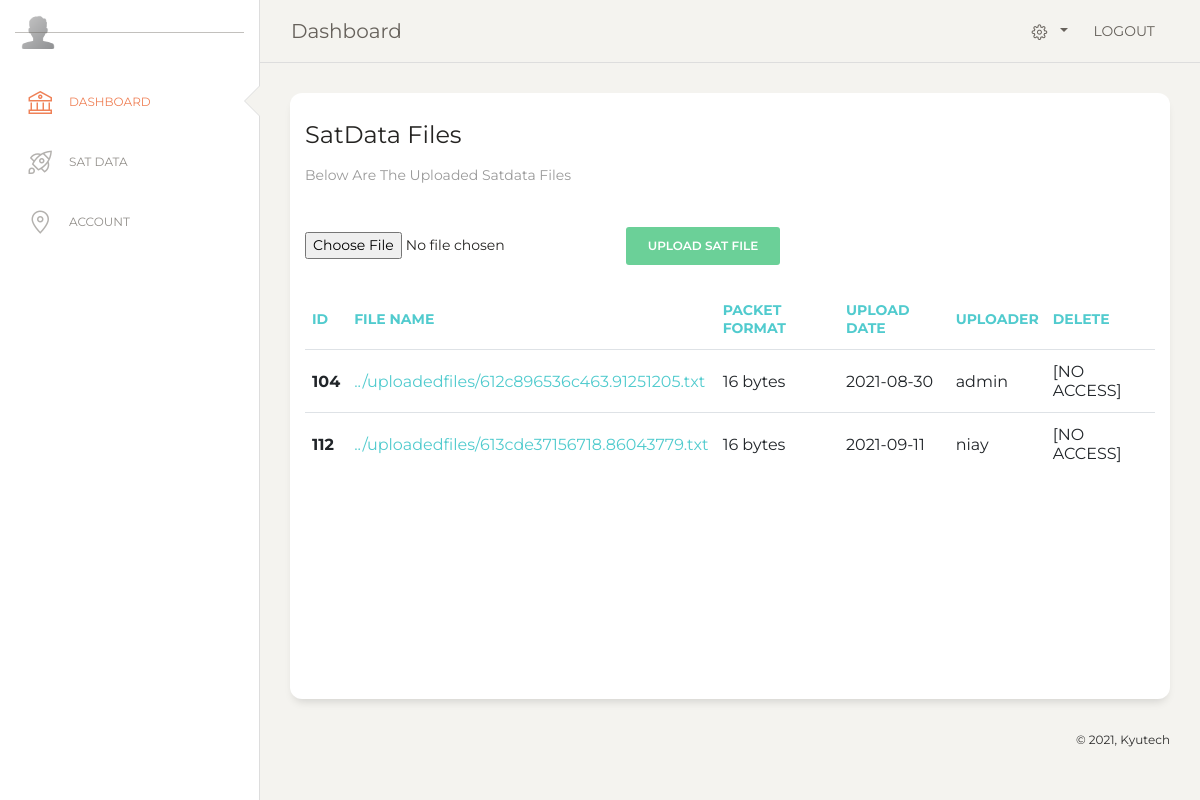
The page /pages/dashboard.php (signed in) on the database its author committed.
### tables this page shows
CREATE TABLE `satdatameta` (
  `idSatDataMeta` int(11) NOT NULL,
  `fileNameSatDataMeta` varchar(255) NOT NULL,
  `fileSatDataMeta` longblob NOT NULL,
  `formatSatDataMeta` tinytext NOT NULL,
  `dateUploadedSatDataMeta` date NOT NULL,
  `uploaderSatDataMeta` int(11) NOT NULL
);

CREATE TABLE `users` (
  `idUsers` int(11) NOT NULL,
  `usernameUsers` tinytext NOT NULL,
  `emailUsers` tinytext NOT NULL,
  `passwordUsers` varchar(255) NOT NULL,
  `countryUsers` tinytext NOT NULL,
  `contactUsers` tinytext NOT NULL,
  `permissionsUsers` text NOT NULL DEFAULT 'Regular User'
);

### includes/classautoloader.inc.php (called while the page is built, shortened)
<?php
function myAutoLoader($className) {
    $url = $_SERVER['HTTP_HOST'].$_SERVER['REQUEST_URI'];
    if (strpos($url,'../includes') !== false) {
        $path = '.../classes/';
    } else {
        $path = '../classes/';
    }
    $extension = '.class.php';
}

### classes/dbh.class.php (called while the page is built, shortened)
<?php
 class Dbh {
     private $host = 'localhost';
     private $user = 'root';
     private $pwd = '';
     private $dbName = 'satdata';
     protected function connect() {
         $dsn = 'mysql:host='. $this->host .';dbname=' . $this->dbName;
         $pdo = new PDO($dsn,$this->user,$this->pwd);
         $pdo->setAttribute(PDO::ATTR_DEFAULT_FETCH_MODE,PDO::FETCH_ASSOC);
         return $pdo;
     }
 }

### classes/satdata.class.php (called while the page is built, shortened)
<?php
class SatData extends Dbh {
    protected function getAllFiles() {
        $sql = "SELECT * FROM satdatameta";
        $stmt = $this->connect()->prepare($sql);
        $stmt->execute();
        $results = $stmt->fetchAll();
        return $results;
    }
}

### classes/satdataview.class.php (called while the page is built, shortened)
<?php
class SatDataView extends SatData {
    public function showAllFiles() {
        $results = $this->getAllFiles();
        return $results;
    }
}

### classes/users.class.php (called while the page is built, shortened)
<?php
class Users extends Dbh {
    protected function getOneUser($id) {
        $sql = "SELECT * FROM users WHERE idUsers = ?";
        $stmt = $this->connect()->prepare($sql);
        $stmt->execute([$id]);
        $results = $stmt->fetchAll();
        return $results;
    }
}

### classes/usersview.class.php (called while the page is built, shortened)
<?php
class UsersView extends Users {
    public function showOneUser($fileId) {
        $results = $this->getOneUser($fileId);
        return $results;
    }
}

### pages/dashboard.php (the view, shortened to what this page needs)
<?php
  include "header.php";
?>
<div class="sidebar-wrapper">
  <ul class="nav">
    <li class="active ">
      <a href="dashboard.php">
        <i class="nc-icon nc-bank"></i>
        <p>Dashboard</p>
      </a>
    </li>
    <li>
      <a href="satdata.php?query=default">
        <i class="nc-icon nc-spaceship"></i>
        <p>Sat Data</p>
      </a>
    </li>
    <li>
      <a href="account.php">
        <i class="nc-icon nc-pin-3"></i>
        <p>Account</p>
      </a>
    </li>
  </ul>
</div>
</div>
<div class="main-panel" style="height: 100vh;">
  <nav class="navbar navbar-expand-lg navbar-absolute fixed-top navbar-transparent">
    <div class="container-fluid">
      <div class="navbar-wrapper">
        <a class="navbar-brand" href="javascript:;">Dashboard</a>
      </div>
      <div class="collapse navbar-collapse justify-content-end" id="navigation">
        <ul class="navbar-nav">
          <li class="nav-item btn-rotate dropdown">
            <a class="nav-link dropdown-toggle" id="navbarDropdownMenuLink"
              data-toggle="dropdown" aria-haspopup="true" aria-expanded="false">
              <i class="nc-icon nc-settings-gear-65"></i>
            </a>
          </li>
          <li class="nav-item">
            <a href="../includes/logout.inc.php" class="nav-link btn-rotate">
              LOGOUT
            </a>
          </li>
        </ul>
      </div>
    </div>
  </nav>
  <div class="content">
    <div class="row">
      <div class="col-md-12">
        <div class="card">
          <div class="card-header">
            <h4 class="card-title"> SatData Files </h4>
            <p class="card-category"> Below are the uploaded satdata files</p>
          </div>
          <div class="card-body">
            <form class="form-horizontal" action="../includes/uploadfile.inc.php" method="POST" enctype="multipart/form-data">
              <input type="file" name="satfile">
              <button type="submit" class="btn btn-success" name="upload-button">Upload Sat File</button>
            </form>
            <div class="table-responsive scrollable">
              <table class="table">
                <thead class=" text-primary">
                  <tr>
                    <th scope="col">ID</th>
                    <th scope="col">File Name</th>
                    <th scope="col">Packet Format</th>
                    <th scope="col">Upload Date</th>
                    <th scope="col">Uploader</th>
                    <th scope="col">Delete</th>
                  </tr>
                </thead>
                <tbody>
                  <?php
                    $showAllFilesObj = new SatDataView();
                    $resultFile = $showAllFilesObj -> showAllFiles();
                    foreach ($resultFile as $rowFile){
                        $idFile = $rowFile['idSatDataMeta'];
                        $nameFile = $rowFile['fileNameSatDataMeta'];
                        $dateFile = $rowFile['dateUploadedSatDataMeta'];
                        $uploaderFile = $rowFile['uploaderSatDataMeta'];
                        $formatFile = $rowFile ['formatSatDataMeta'];
                        $showUploaderObj = new UsersView();
                        $resultUploader = $showUploaderObj -> showOneUser($uploaderFile);
                        $uploader = $resultUploader[0]['usernameUsers'];
                        echo '
                        <tr>
                          <th scope="row">'.$idFile.'</th>
                          <td><a target="_blank" href=../includes/viewfile.inc.php?fileid='.$idFile.'>'.$nameFile.'</a></td>
                          <td>'.$formatFile .' bytes</td>
                          <td>'.$dateFile.'</td>
                          <td>'.$uploader.'</td>
                          <td>';
                        if ($_SESSION['userPermission'] != 'Admin') {
                          echo '
                            [NO ACCESS]
                          </td>
                          </tr>
                          ';
                        }
                    }
                  ?>
                </tbody>
              </table>
            </div>
          </div>
        </div>
      </div>
      <?php
  include "footer.php";

### assets/css/stylesheet.css (style rules this page uses)
html { background-color: #f1f1f1; font-family: "Montserrat"; }
body { margin: 0; padding: 0; }
.scrollable { height: 400px; overflow: scroll; }

### rows shown on the page
satdatameta: idSatDataMeta "104", fileNameSatDataMeta "../uploadedfiles/612c896536c463.91251205.txt", formatSatDataMeta "16", dateUploadedSatDataMeta "2021-08-30", users.usernameUsers "admin"
satdatameta: idSatDataMeta "112", fileNameSatDataMeta "../uploadedfiles/613cde37156718.86043779.txt", formatSatDataMeta "16", dateUploadedSatDataMeta "2021-09-11", users.usernameUsers "niay"
